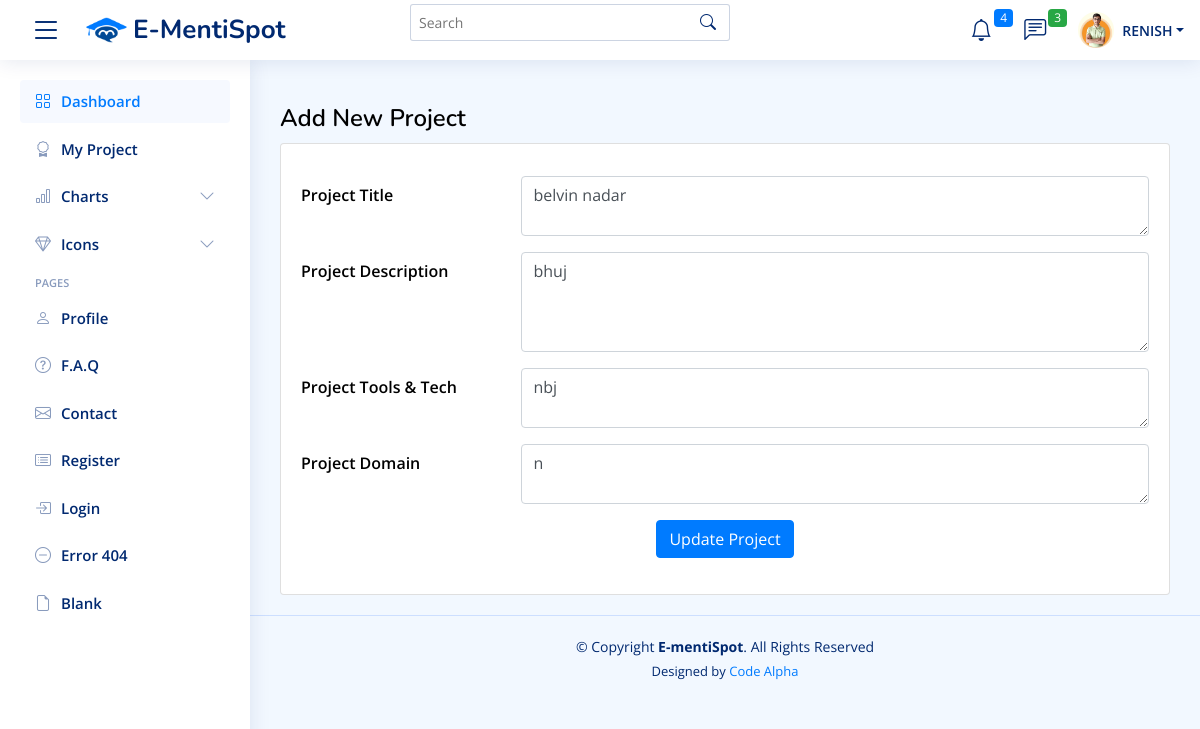
The page /add_new_project.php?p=1 (signed in) on the database its author committed.
### tables this page shows
CREATE TABLE IF NOT EXISTS `register` (
  `id` int(11) NOT NULL AUTO_INCREMENT,
  `first_name` varchar(255) NOT NULL,
  `last_name` varchar(255) NOT NULL,
  `email` varchar(255) NOT NULL,
  `password` varchar(255) NOT NULL,
  `post` varchar(50) DEFAULT 'none',
  `about` varchar(1000) DEFAULT NULL,
  `twitter_link` varchar(100) NOT NULL DEFAULT '#',
  `facebook_link` varchar(100) NOT NULL DEFAULT '#',
  `instagram_link` varchar(100) DEFAULT '#',
  `linkedin_link` varchar(100) NOT NULL DEFAULT '#',
  `university_id` int(11) NOT NULL DEFAULT 0,
  `p_no` varchar(15) DEFAULT NULL,
  `a_line1` varchar(100) DEFAULT NULL,
  `a_line2` varchar(100) DEFAULT NULL,
  `a_city` varchar(100) DEFAULT NULL,
  `a_pin` varchar(100) DEFAULT NULL,
  `a_district` varchar(100) DEFAULT NULL,
  `a_state` varchar(100) DEFAULT NULL,
  `profile_img` varchar(100) DEFAULT NULL,
  PRIMARY KEY (`id`),
  UNIQUE KEY `email` (`email`)
);

CREATE TABLE IF NOT EXISTS `project_details` (
  `prj_id` int(5) NOT NULL AUTO_INCREMENT,
  `prj_title` varchar(50) NOT NULL,
  `prj_desc` varchar(5000) NOT NULL,
  `prj_tool_tech` varchar(100) NOT NULL,
  `prj_domain` varchar(150) NOT NULL,
  `delete_status` tinyint(1) NOT NULL,
  `std_id` int(11) NOT NULL,
  PRIMARY KEY (`prj_id`)
);

### add_new_project.php (the view, shortened to what this page needs)
<?php session_start();
include('./setting/dbconnection.php');
$id = $_SESSION['user_id'];
$sql1 = "SELECT * FROM register WHERE id = $id";
$result1 = $conn->query($sql1);
$row = $result1->fetch_assoc();
$p_title = '';
$p_desc = '';
$p_tool = '';
$p_domain = '';
if (isset($_GET['p'])) {
    $pid = $_GET['p'];
    $sql = "SELECT * FROM project_details WHERE prj_id = $pid";
    $p_result = $conn->query($sql);
    $p_data = $p_result->fetch_assoc();
    $p_title = $p_data['prj_title'];
    $p_desc = $p_data['prj_desc'];
    $p_tool = $p_data['prj_tool_tech'];
    $p_domain = $p_data['prj_domain'];
}
?>
<!DOCTYPE html>
<html lang="en">
<head>
    <?php
    include("./include/head.php");
    ?>
</head>
<body>
    <?php
    include("./include/header.php");
    ?>
    <?php
    include("./include/sidebar.php");
    ?>
    <main id="main" class="main">
        <div class="pagetitle">
            <h1>Add New Project</h1>
        </div>
        <section class="section profile">
            <div class="row">
                <div class="col-xl-12">
                    <div class="card">
                        <div class="card-body pt-3">
                            <div class="tab-pane profile-edit pt-3" id="profile-edit">
                                <form action="<?php if(isset($_GET['p'])) {
                                    echo  "./php/project_crud.php?p=$pid";} else {
                                        echo './php/project_crud.php';
                                    }?>" method="POST">
                                    <div class="row mb-3">
                                        <label for="fullName" class="col-md-4 col-lg-3 col-form-label">Project Title</label>
                                        <div class="col-md-8 col-lg-9">
                                            <textarea name="prj_title" class="form-control" id="about" style="height: 60px" required><?php echo $p_title; ?></textarea>
                                        </div>
                                    </div>
                                    <div class="row mb-3">
                                        <label for="about" class="col-md-4 col-lg-3 col-form-label">Project Description</label>
                                        <div class="col-md-8 col-lg-9">
                                            <textarea name="prj_desc" class="form-control" id="about" style="height: 100px" required><?php echo $p_desc; ?></textarea>
                                        </div>
                                    </div>
                                    <div class="row mb-3">
                                        <label for="about" class="col-md-4 col-lg-3 col-form-label">Project Tools & Tech</label>
                                        <div class="col-md-8 col-lg-9">
                                            <textarea name="prj_tool_tech" class="form-control" id="about" style="height: 60px" required><?php echo $p_tool; ?></textarea>
                                        </div>
                                    </div>
                                    <div class="row mb-3">
                                        <label for="about" class="col-md-4 col-lg-3 col-form-label">Project Domain</label>
                                        <div class="col-md-8 col-lg-9">
                                            <textarea name="prj_domain" class="form-control" id="about" style="height: 60px" required><?php echo $p_domain; ?></textarea>
                                        </div>
                                    </div>
                                    <div class="text-center">
                                        <?php
                                        if (isset($_GET['p'])) {
                                            echo "<button type='submit' class='btn btn-primary' name='updatepro'>Update Project</button>";
                                        } else {
                                            echo "<button type='submit' class='btn btn-primary' name='doInsert'>Add Project</button>";
                                        }
                                        ?>
                                    </div>
                                </form>
                            </div>
                        </div>
                    </div>
                </div>
            </div>
        </section>
    </main>
    <?php
    include("./include/footer.php");
    ?>
</body>
</html>

### include/header.php (shortened to what this page needs)
<header id="header" class="header fixed-top d-flex align-items-center">
    <div class="d-flex align-items-center justify-content-between">
        <i class="bi bi-list toggle-sidebar-btn"></i>
        <a href="index.html" class="m-4 logo d-flex align-items-center">
            <img src="assets/img/logo.png" alt="">
            <span class="d-none d-lg-block">E-MentiSpot</span>
        </a>
    </div>
    <div class="search-bar">
        <form class="search-form d-flex align-items-center" method="POST" action="#">
            <input type="text" name="query" placeholder="Search" title="Enter search keyword">
            <button type="submit" title="Search"><i class="bi bi-search"></i></button>
        </form>
    </div>
    <nav class="header-nav ms-auto">
        <ul class="d-flex align-items-center">
            <li class="nav-item dropdown">
                <a class="nav-link nav-icon" href="#" data-bs-toggle="dropdown">
                    <i class="bi bi-bell"></i>
                    <span class="badge bg-primary badge-number">4</span>
                </a>
            </li>
            <li class="nav-item dropdown">
                <a class="nav-link nav-icon" href="#" data-bs-toggle="dropdown">
                    <i class="bi bi-chat-left-text"></i>
                    <span class="badge bg-success badge-number">3</span>
                </a>
            </li>
            <li class="nav-item dropdown pe-3">
                <a class="nav-link nav-profile d-flex align-items-center pe-0" href="#" data-bs-toggle="dropdown">
                    <img src="<?php if ($row['profile_img'] != NULL) {
                                    echo "assets/profile_pic/" . $row['profile_img'];
                                } else {
                                    echo 'assets/img/default-profile-pic.jpg';
                                } ?>" alt="Profile" class="rounded-circle">
                    <span class="d-none d-md-block dropdown-toggle ps-2"><?php echo strtoupper($row['first_name']); ?></span>
                </a>
            </li>
        </ul>
    </nav>
</header>

### assets/css/style.css (style rules this page uses)
:root { scroll-behavior: smooth; --primary: #007bff; --secondary: #92c7ff; --background: rgb(0, 123, 255,0.05); --black: black; --white: white; }
body { font-family: "Open Sans", sans-serif; background: var(--background); color: var(--black); }
a { color: var(--primary); text-decoration: none; }
h1, h2, h3, h4, h5, h6 { font-family: "Nunito", sans-serif; }
#main { margin-top: 60px; padding: 20px 30px; transition: all 0.3s; }
.pagetitle { margin-bottom: 10px; }
.pagetitle h1 { font-size: 24px; margin-bottom: 0; font-weight: 600; color: var(--black); }
.logo { line-height: 1; }
@media (min-width: 1200px) { .logo { width: 280px; } }
.logo img { max-height: 26px; margin-right: 6px; }
.logo span { font-size: 26px; font-weight: 700; color: #012970; font-family: "Nunito", sans-serif; }
.header { transition: all 0.5s; z-index: 997; height: 60px; box-shadow: 0px 2px 20px rgba(1, 41, 112, 0.1); background-color: #fff; padding-left: 20px; }
.header .toggle-sidebar-btn { font-size: 32px; padding-left: 10px; cursor: pointer; color: #012970; }
.header .search-bar { min-width: 360px; padding: 0 20px; }
.header .search-form { width: 100%; }
.header .search-form input { border: 0; font-size: 14px; color: #012970; border: 1px solid rgba(1, 41, 112, 0.2); padding: 7px 38px 7px 8px; border-radius: 3px; transition: 0.3s; width: 100%; }
.header .search-form button { border: 0; padding: 0; margin-left: -30px; background: none; }
.header .search-form button i { color: #012970; }
.header-nav ul { list-style: none; }
.header-nav>ul { margin: 0; padding: 0; }
.header-nav .nav-icon { font-size: 22px; color: #012970; position: relative; }
.header-nav .nav-profile { color: #012970; }
.header-nav .nav-profile img { max-height: 36px; }
.header-nav .nav-profile span { font-size: 14px; font-weight: 600; }
.header-nav .badge-number { position: absolute; inset: -2px -5px auto auto; font-weight: normal; font-size: 12px; padding: 3px 6px; }
@media (min-width: 1200px) { #main, #footer { margin-left: 250px; } }
.profile .profile-edit label { font-weight: 600; color: var(--black); }

### rows shown on the page
register: profile_img (picture), first_name "RENISH"
project_details: prj_title "belvin nadar", prj_desc "bhuj", prj_tool_tech "nbj", prj_domain "n"
